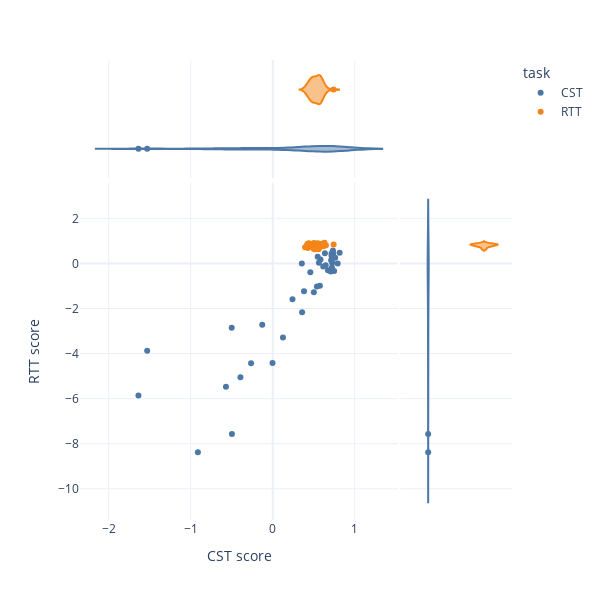

The cell this chart's notebook holds for it:
### Code cell
signal = 'lfads_rates_joint_pca_shared'
df = src.decoder_analysis.precondition_td(td, signal)
models = src.decoder_analysis.fit_models(df, signal, target_name='Hand velocity')

trial_scores = src.decoder_analysis.score_trials(df.loc[df['Test set']],signal,models,target_name='Hand velocity')

fig = px.scatter(
    trial_scores.reset_index(),
    x='CST score',
    y='RTT score',
    color='task',
    hover_data=['trial_id'],
    marginal_x='violin',
    marginal_y='violin',
    template='plotly_white',
    width=600,
    height=600,
    color_discrete_sequence=px.colors.qualitative.T10,
)
fig.show()

### Figure 1 — Plotly figure (JSON) as saved in the notebook; plotly's stock layout.template omitted (floating-point values rounded to 4 significant figures)
{"data": [{"customdata": [[1], [26], [33], [41], [45], [46], [49], [79], [85], [93], [99], [113], [118], [119], [122], [142], [144], [170], [174], [183], [200], [227], [230], [238], [241], [257], [267], [268], [275], [293], [297], [304], [310], [312], [359], [360], [368], [375], [388]], "hovertemplate": "task=CST<br>CST score=%{x}<br>RTT score=%{y}<br>trial_id=%{customdata[0]}<extra></extra>", "legendgroup": "CST", "marker": {"color": "#4C78A8", "symbol": "circle"}, "mode": "markers", "name": "CST", "orientation": "v", "showlegend": true, "type": "scatter", "x": [0.6364, 0.1249, -0.3937, -0.002393, 0.3551, 0.5751, -1.531, 0.2409, 0.7248, -1.637, -0.5702, -0.9126, -0.4975, 0.5485, 0.5017, -0.5001, 0.6463, 0.5825, -0.1279, -0.2638, 0.6161, 0.5391, 0.7488, 0.6733, 0.4587, 0.3586, 0.7923, 0.3815, 0.7066, 0.5636, 0.712, 0.816, 0.7621, 0.7415, 0.7172, 0.7221, 0.7371, 0.7342, 0.7167], "xaxis": "x", "y": [0.4489, -3.286, -5.051, -4.414, -0.007788, -0.9928, -3.878, -1.589, 0.02814, -5.862, -5.473, -8.383, -7.568, 0.299, -1.281, -2.852, -0.07691, 0.1758, -2.723, -4.428, -0.132, -1.019, -0.3411, -0.3042, -0.3894, -2.162, -0.007405, -1.23, -0.3599, 0.0319, 0.1364, 0.479, 0.2493, 0.3227, 0.4403, -0.1858, 0.4757, 0.568, 0.3447], "yaxis": "y"}, {"alignmentgroup": "True", "customdata": [[1], [26], [33], [41], [45], [46], [49], [79], [85], [93], [99], [113], [118], [119], [122], [142], [144], [170], [174], [183], [200], [227], [230], [238], [241], [257], [267], [268], [275], [293], [297], [304], [310], [312], [359], [360], [368], [375], [388]], "hovertemplate": "task=CST<br>CST score=%{x}<br>trial_id=%{customdata[0]}<extra></extra>", "legendgroup": "CST", "marker": {"color": "#4C78A8", "symbol": "circle"}, "name": "CST", "offsetgroup": "CST", "scalegroup": "x", "showlegend": false, "type": "violin", "x": [0.6364, 0.1249, -0.3937, -0.002393, 0.3551, 0.5751, -1.531, 0.2409, 0.7248, -1.637, -0.5702, -0.9126, -0.4975, 0.5485, 0.5017, -0.5001, 0.6463, 0.5825, -0.1279, -0.2638, 0.6161, 0.5391, 0.7488, 0.6733, 0.4587, 0.3586, 0.7923, 0.3815, 0.7066, 0.5636, 0.712, 0.816, 0.7621, 0.7415, 0.7172, 0.7221, 0.7371, 0.7342, 0.7167], "xaxis": "x3", "yaxis": "y3"}, {"alignmentgroup": "True", "customdata": [[1], [26], [33], [41], [45], [46], [49], [79], [85], [93], [99], [113], [118], [119], [122], [142], [144], [170], [174], [183], [200], [227], [230], [238], [241], [257], [267], [268], [275], [293], [297], [304], [310], [312], [359], [360], [368], [375], [388]], "hovertemplate": "task=CST<br>RTT score=%{y}<br>trial_id=%{customdata[0]}<extra></extra>", "legendgroup": "CST", "marker": {"color": "#4C78A8", "symbol": "circle"}, "name": "CST", "offsetgroup": "CST", "scalegroup": "y", "showlegend": false, "type": "violin", "xaxis": "x2", "y": [0.4489, -3.286, -5.051, -4.414, -0.007788, -0.9928, -3.878, -1.589, 0.02814, -5.862, -5.473, -8.383, -7.568, 0.299, -1.281, -2.852, -0.07691, 0.1758, -2.723, -4.428, -0.132, -1.019, -0.3411, -0.3042, -0.3894, -2.162, -0.007405, -1.23, -0.3599, 0.0319, 0.1364, 0.479, 0.2493, 0.3227, 0.4403, -0.1858, 0.4757, 0.568, 0.3447], "yaxis": "y2"}, {"customdata": [[3], [14], [16], [24], [25], [28], [34], [35], [36], [42], [43], [44], [54], [57], [60], [68], [73], [75], [81], [91], [114], [116], [117], [126], [145], [148], [169], [180], [181], [198], [211], [216], [219], [234], [236], [253], [262], [266], [270], [282], [317], [330], [331], [333], [342], [353], [363], [367], [369]], "hovertemplate": "task=RTT<br>CST score=%{x}<br>RTT score=%{y}<br>trial_id=%{customdata[0]}<extra></extra>", "legendgroup": "RTT", "marker": {"color": "#F58518", "symbol": "circle"}, "mode": "markers", "name": "RTT", "orientation": "v", "showlegend": true, "type": "scatter", "x": [0.5597, 0.4236, 0.3945, 0.5758, 0.5874, 0.4885, 0.498, 0.5353, 0.5533, 0.5192, 0.581, 0.4711, 0.4286, 0.5184, 0.4864, 0.5469, 0.4549, 0.4546, 0.4889, 0.569, 0.5866, 0.4862, 0.649, 0.5603, 0.463, 0.438, 0.5995, 0.624, 0.5444, 0.5676, 0.6311, 0.5593, 0.4488, 0.451, 0.5866, 0.6202, 0.5672, 0.6019, 0.4962, 0.7426, 0.5947, 0.5248, 0.5015, 0.5118, 0.4915, 0.578, 0.577, 0.4904, 0.4182], "xaxis": "x", "y": [0.6331, 0.8642, 0.7202, 0.8021, 0.7484, 0.7153, 0.6466, 0.8529, 0.7231, 0.7757, 0.7594, 0.8379, 0.6875, 0.6284, 0.8431, 0.8913, 0.8777, 0.834, 0.8133, 0.852, 0.8339, 0.7698, 0.811, 0.8275, 0.789, 0.8939, 0.8292, 0.8848, 0.6437, 0.8431, 0.9217, 0.8066, 0.8097, 0.7919, 0.7537, 0.761, 0.8765, 0.871, 0.8384, 0.838, 0.8556, 0.8725, 0.9061, 0.8313, 0.7666, 0.8264, 0.8646, 0.7508, 0.8034], "yaxis": "y"}, {"alignmentgroup": "True", "customdata": [[3], [14], [16], [24], [25], [28], [34], [35], [36], [42], [43], [44], [54], [57], [60], [68], [73], [75], [81], [91], [114], [116], [117], [126], [145], [148], [169], [180], [181], [198], [211], [216], [219], [234], [236], [253], [262], [266], [270], [282], [317], [330], [331], [333], [342], [353], [363], [367], [369]], "hovertemplate": "task=RTT<br>CST score=%{x}<br>trial_id=%{customdata[0]}<extra></extra>", "legendgroup": "RTT", "marker": {"color": "#F58518", "symbol": "circle"}, "name": "RTT", "offsetgroup": "RTT", "scalegroup": "x", "showlegend": false, "type": "violin", "x": [0.5597, 0.4236, 0.3945, 0.5758, 0.5874, 0.4885, 0.498, 0.5353, 0.5533, 0.5192, 0.581, 0.4711, 0.4286, 0.5184, 0.4864, 0.5469, 0.4549, 0.4546, 0.4889, 0.569, 0.5866, 0.4862, 0.649, 0.5603, 0.463, 0.438, 0.5995, 0.624, 0.5444, 0.5676, 0.6311, 0.5593, 0.4488, 0.451, 0.5866, 0.6202, 0.5672, 0.6019, 0.4962, 0.7426, 0.5947, 0.5248, 0.5015, 0.5118, 0.4915, 0.578, 0.577, 0.4904, 0.4182], "xaxis": "x3", "yaxis": "y3"}, {"alignmentgroup": "True", "customdata": [[3], [14], [16], [24], [25], [28], [34], [35], [36], [42], [43], [44], [54], [57], [60], [68], [73], [75], [81], [91], [114], [116], [117], [126], [145], [148], [169], [180], [181], [198], [211], [216], [219], [234], [236], [253], [262], [266], [270], [282], [317], [330], [331], [333], [342], [353], [363], [367], [369]], "hovertemplate": "task=RTT<br>RTT score=%{y}<br>trial_id=%{customdata[0]}<extra></extra>", "legendgroup": "RTT", "marker": {"color": "#F58518", "symbol": "circle"}, "name": "RTT", "offsetgroup": "RTT", "scalegroup": "y", "showlegend": false, "type": "violin", "xaxis": "x2", "y": [0.6331, 0.8642, 0.7202, 0.8021, 0.7484, 0.7153, 0.6466, 0.8529, 0.7231, 0.7757, 0.7594, 0.8379, 0.6875, 0.6284, 0.8431, 0.8913, 0.8777, 0.834, 0.8133, 0.852, 0.8339, 0.7698, 0.811, 0.8275, 0.789, 0.8939, 0.8292, 0.8848, 0.6437, 0.8431, 0.9217, 0.8066, 0.8097, 0.7919, 0.7537, 0.761, 0.8765, 0.871, 0.8384, 0.838, 0.8556, 0.8725, 0.9061, 0.8313, 0.7666, 0.8264, 0.8646, 0.7508, 0.8034], "yaxis": "y2"}], "layout": {"height": 600, "legend": {"title": {"text": "task"}, "tracegroupgap": 0}, "margin": {"t": 60}, "width": 600, "xaxis": {"anchor": "y", "domain": [0, 0.7363], "title": {"text": "CST score"}}, "xaxis2": {"anchor": "y2", "domain": [0.7413, 1], "matches": "x2", "showgrid": false, "showline": false, "showticklabels": false, "ticks": ""}, "xaxis3": {"anchor": "y3", "domain": [0, 0.7363], "matches": "x", "showgrid": true, "showticklabels": false}, "xaxis4": {"anchor": "y4", "domain": [0.7413, 1], "matches": "x2", "showgrid": false, "showline": false, "showticklabels": false, "ticks": ""}, "yaxis": {"anchor": "x", "domain": [0, 0.7326], "title": {"text": "RTT score"}}, "yaxis2": {"anchor": "x2", "domain": [0, 0.7326], "matches": "y", "showgrid": true, "showticklabels": false}, "yaxis3": {"anchor": "x3", "domain": [0.7426, 1], "matches": "y3", "showgrid": false, "showline": false, "showticklabels": false, "ticks": ""}, "yaxis4": {"anchor": "x4", "domain": [0.7426, 1], "matches": "y3", "showgrid": true, "showline": false, "showticklabels": false, "ticks": ""}}}
